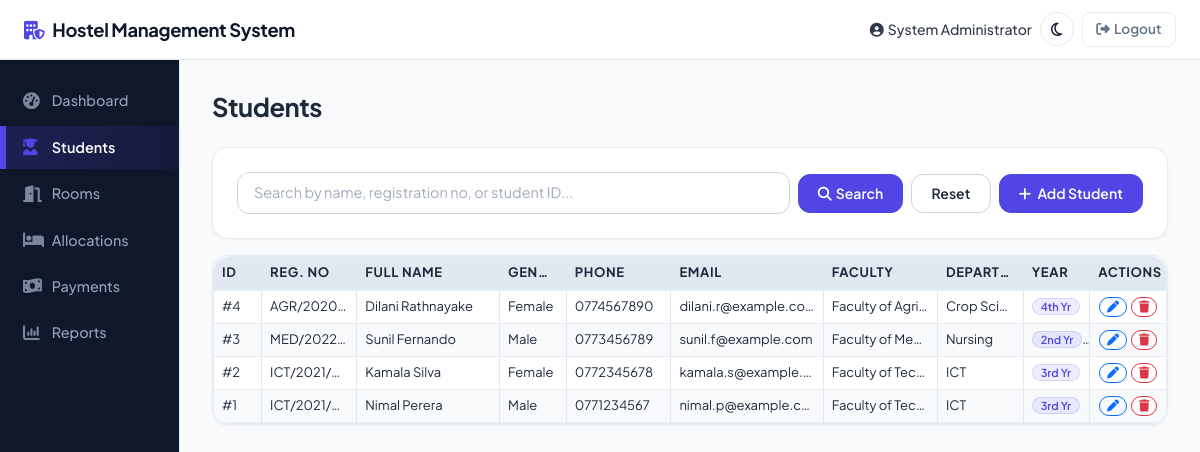
/students.php (signed in), run on the app's committed database.
### tables this page shows
CREATE TABLE students (
    StudentID INT AUTO_INCREMENT PRIMARY KEY,
    RegistrationNo VARCHAR(20) NOT NULL UNIQUE,
    FullName VARCHAR(100) NOT NULL,
    Gender ENUM('Male','Female','Other') NOT NULL,
    Phone VARCHAR(15) NOT NULL,
    Email VARCHAR(100) NOT NULL,
    Faculty VARCHAR(100) NOT NULL,
    Department VARCHAR(100) NOT NULL,
    AcademicYear VARCHAR(10) NOT NULL,
    CreatedAt TIMESTAMP DEFAULT CURRENT_TIMESTAMP,
    UpdatedAt TIMESTAMP DEFAULT CURRENT_TIMESTAMP ON UPDATE CURRENT_TIMESTAMP,
    INDEX idx_student_name (FullName),
    INDEX idx_student_regno (RegistrationNo)
);

### includes/functions.php (called while the page is built, shortened)
<?php
function clean($value) {
    return htmlspecialchars(trim($value ?? ''), ENT_QUOTES, 'UTF-8');
}

### students.php (the view, shortened to what this page needs)
<?php
require_once __DIR__ . '/includes/auth_check.php';
function getDeptShortName($deptName) {
    $decoded = htmlspecialchars_decode($deptName ?? '', ENT_QUOTES);
    return $decoded;
}
function displayClean($value) {
    return htmlspecialchars(htmlspecialchars_decode($value ?? '', ENT_QUOTES), ENT_QUOTES, 'UTF-8');
}
$search = clean($_GET['q'] ?? '');
if ($search !== '') {
    $stmt = $pdo->prepare(
        "SELECT * FROM students
         WHERE FullName LIKE ? OR RegistrationNo LIKE ? OR StudentID = ?
         ORDER BY StudentID DESC"
    );
    $like = "%$search%";
    $stmt->execute([$like, $like, is_numeric($search) ? (int)$search : -1]);
} else {
    $stmt = $pdo->query('SELECT * FROM students ORDER BY StudentID DESC');
}
$students = $stmt->fetchAll();
require_once __DIR__ . '/includes/header.php';
require_once __DIR__ . '/includes/sidebar.php';
?>
<main class="main-content">
  <div class="mb-4">
    <h3 class="fw-bold mb-0">Students</h3>
  </div>
  <div class="card mb-3">
    <div class="card-body">
      <form method="get" class="d-flex flex-wrap gap-2 align-items-center">
        <div class="flex-grow-1" style="min-width: 250px;">
          <input type="text" name="q" class="form-control" placeholder="Search by name, registration no, or student ID..." value="<?= clean($search) ?>">
        </div>
        <div class="d-flex gap-2 align-items-center">
          <button class="btn btn-primary" type="submit"><i class="fa-solid fa-search me-1"></i>Search</button>
          <a href="students.php" class="btn btn-outline-secondary">Reset</a>
          <button type="button" class="btn btn-primary" data-bs-toggle="modal" data-bs-target="#createStudentModal">
            <i class="fa-solid fa-plus me-1"></i> Add Student
          </button>
        </div>
      </form>
    </div>
  </div>
  <div class="card">
    <div class="card-body p-0">
      <div class="table-responsive">
      <table class="table table-hover mb-0" id="studentsTable" style="table-layout: fixed; width: 100%;">
        <colgroup>
          <col style="width: 5%;">
          <col style="width: 10%;">
          <col style="width: 15%;">
          <col style="width: 7%;">
          <col style="width: 11%;">
          <col style="width: 16%;">
          <col style="width: 12%;">
          <col style="width: 9%;">
          <col style="width: 7%;">
          <col style="width: 8%;">
        </colgroup>
        <thead class="thead-darker">
          <tr>
            <th>ID</th><th>Reg. No</th><th>Full Name</th><th>Gender</th><th>Phone</th>
            <th>Email</th><th>Faculty</th><th>Department</th><th>Year</th><th class="text-center">Actions</th>
          </tr>
        </thead>
        <tbody>
          <?php foreach ($students as $s): ?>
          <?php
          $yearMap = [
              '1st Year' => '1st Yr',
              '2nd Year' => '2nd Yr',
              '3rd Year' => '3rd Yr',
              '4th Year' => '4th Yr'
          ];
          $displayYear = $yearMap[$s['AcademicYear']] ?? $s['AcademicYear'];
          ?>
          <tr>
            <td>#<?= (int)$s['StudentID'] ?></td>
            <td title="<?= displayClean($s['RegistrationNo']) ?>"><?= displayClean($s['RegistrationNo']) ?></td>
            <td title="<?= displayClean($s['FullName']) ?>"><?= displayClean($s['FullName']) ?></td>
            <td title="<?= displayClean($s['Gender']) ?>"><?= displayClean($s['Gender']) ?></td>
            <td title="<?= displayClean($s['Phone']) ?>"><?= displayClean($s['Phone']) ?></td>
            <td title="<?= displayClean($s['Email']) ?>"><?= displayClean($s['Email']) ?></td>
            <td title="<?= displayClean($s['Faculty']) ?>"><?= displayClean($s['Faculty']) ?></td>
            <td title="<?= displayClean($s['Department']) ?>"><?= displayClean(getDeptShortName($s['Department'])) ?></td>
            <td><span class="badge badge-year" title="<?= displayClean($s['AcademicYear']) ?>"><?= displayClean($displayYear) ?></span></td>
            <td class="text-center">
              <div class="d-flex gap-1 justify-content-center align-items-center">
                <button class="btn btn-sm btn-outline-primary"
                  onclick='openEditModal("editStudentModal", <?= json_encode($s, JSON_HEX_APOS | JSON_HEX_QUOT) ?>)'
                  title="Edit"><i class="fa-solid fa-pen"></i></button>
                <button class="btn btn-sm btn-outline-danger" title="Delete"
                  data-bs-toggle="modal" data-bs-target="#deleteStudentModal"
                  onclick="document.getElementById('deleteStudentId').value='<?= (int)$s['StudentID'] ?>'; document.getElementById('deleteStudentName').textContent='<?= clean($s['FullName']) ?>';">
                  <i class="fa-solid fa-trash"></i></button>
              </div>
            </td>
          </tr>
          <?php endforeach; ?>
        </tbody>
      </table>
      </div>
    </div>
  </div>
</main>
<?php require_once __DIR__ . '/includes/footer.php'; ?>

### data on the page
students: StudentID "4", RegistrationNo "AGR/2020…", FullName "Dilani Rathnayake", Gender "Female", Phone "0774567890", Email "dilani.r@example.co…", Faculty "Faculty of Agri…", Department "Crop Sci…", AcademicYear "4th Yr"
students: StudentID "3", RegistrationNo "MED/2022…", FullName "Sunil Fernando", Gender "Male", Phone "0773456789", Email "sunil.f@example.com", Faculty "Faculty of Me…", Department "Nursing", AcademicYear "2nd Y…"
students: StudentID "2", RegistrationNo "ICT/2021/…", FullName "Kamala Silva", Gender "Female", Phone "0772345678", Email "kamala.s@example.…", Faculty "Faculty of Tec…", Department "ICT", AcademicYear "3rd Yr"
students: StudentID "1", RegistrationNo "ICT/2021/…", FullName "Nimal Perera", Gender "Male", Phone "0771234567", Email "nimal.p@example.c…", Faculty "Faculty of Tec…", Department "ICT", AcademicYear "3rd Yr"

### other printed values
$_SESSION['full_name'] "System Administrator"
